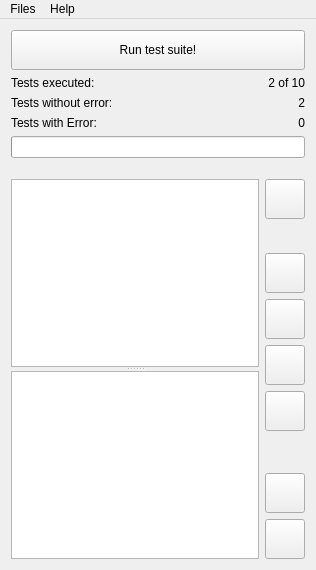
<?xml version="1.0" encoding="UTF-8"?>
<ui version="4.0">
 <class>MainWindow</class>
 <widget class="QMainWindow" name="MainWindow">
  <property name="geometry">
   <rect>
    <x>0</x>
    <y>0</y>
    <width>316</width>
    <height>570</height>
   </rect>
  </property>
  <property name="windowTitle">
   <string notr="true">QTRunner</string>
  </property>
  <widget class="QWidget" name="centralWidget">
   <layout class="QGridLayout" name="gridLayout">
    <item row="0" column="0">
     <layout class="QVBoxLayout" name="verticalLayout_2">
      <item>
       <widget class="QPushButton" name="pushButtonRunTestSuite">
        <property name="minimumSize">
         <size>
          <width>0</width>
          <height>40</height>
         </size>
        </property>
        <property name="maximumSize">
         <size>
          <width>16777215</width>
          <height>40</height>
         </size>
        </property>
        <property name="text">
         <string>Run test suite!</string>
        </property>
        <property name="icon">
         <iconset resource="QTRunner.qrc">
          <normaloff>:/images/images/button_play.png</normaloff>:/images/images/button_play.png</iconset>
        </property>
        <property name="iconSize">
         <size>
          <width>32</width>
          <height>32</height>
         </size>
        </property>
       </widget>
      </item>
      <item>
       <layout class="QFormLayout" name="formLayout">
        <property name="fieldGrowthPolicy">
         <enum>QFormLayout::AllNonFixedFieldsGrow</enum>
        </property>
        <item row="0" column="0">
         <widget class="QLabel" name="labelTests">
          <property name="text">
           <string>Tests executed:</string>
          </property>
         </widget>
        </item>
        <item row="0" column="1">
         <widget class="QLabel" name="labelTestExecutableCounter">
          <property name="text">
           <string>2 of 10</string>
          </property>
          <property name="alignment">
           <set>Qt::AlignRight|Qt::AlignTrailing|Qt::AlignVCenter</set>
          </property>
         </widget>
        </item>
        <item row="1" column="0">
         <widget class="QLabel" name="labelOk">
          <property name="text">
           <string>Tests without error:</string>
          </property>
         </widget>
        </item>
        <item row="1" column="1">
         <widget class="QLabel" name="labelOKCount">
          <property name="text">
           <string>2</string>
          </property>
          <property name="alignment">
           <set>Qt::AlignRight|Qt::AlignTrailing|Qt::AlignVCenter</set>
          </property>
         </widget>
        </item>
        <item row="2" column="0">
         <widget class="QLabel" name="labelNOK">
          <property name="text">
           <string>Tests with Error:</string>
          </property>
         </widget>
        </item>
        <item row="2" column="1">
         <widget class="QLabel" name="labelNOKCount">
          <property name="text">
           <string>0</string>
          </property>
          <property name="alignment">
           <set>Qt::AlignRight|Qt::AlignTrailing|Qt::AlignVCenter</set>
          </property>
         </widget>
        </item>
       </layout>
      </item>
      <item>
       <widget class="QProgressBar" name="progressBar">
        <property name="value">
         <number>0</number>
        </property>
        <property name="textVisible">
         <bool>false</bool>
        </property>
        <property name="format">
         <string notr="true"/>
        </property>
       </widget>
      </item>
      <item>
       <spacer name="verticalSpacer">
        <property name="orientation">
         <enum>Qt::Vertical</enum>
        </property>
        <property name="sizeType">
         <enum>QSizePolicy::Fixed</enum>
        </property>
        <property name="sizeHint" stdset="0">
         <size>
          <width>20</width>
          <height>15</height>
         </size>
        </property>
       </spacer>
      </item>
     </layout>
    </item>
    <item row="1" column="0">
     <layout class="QHBoxLayout" name="horizontalLayout">
      <item>
       <widget class="QSplitter" name="splitter">
        <property name="orientation">
         <enum>Qt::Vertical</enum>
        </property>
        <widget class="QTableWidget" name="tableWidget">
         <property name="editTriggers">
          <set>QAbstractItemView::NoEditTriggers</set>
         </property>
         <property name="selectionMode">
          <enum>QAbstractItemView::SingleSelection</enum>
         </property>
         <property name="selectionBehavior">
          <enum>QAbstractItemView::SelectRows</enum>
         </property>
         <property name="showGrid">
          <bool>false</bool>
         </property>
         <attribute name="horizontalHeaderVisible">
          <bool>false</bool>
         </attribute>
         <attribute name="horizontalHeaderCascadingSectionResizes">
          <bool>false</bool>
         </attribute>
         <attribute name="horizontalHeaderHighlightSections">
          <bool>false</bool>
         </attribute>
        </widget>
        <widget class="QTextEdit" name="textEdit">
         <property name="readOnly">
          <bool>true</bool>
         </property>
        </widget>
       </widget>
      </item>
      <item>
       <layout class="QVBoxLayout" name="verticalLayout">
        <item>
         <widget class="QPushButton" name="pushButtonRunSingleTest">
          <property name="minimumSize">
           <size>
            <width>40</width>
            <height>40</height>
           </size>
          </property>
          <property name="maximumSize">
           <size>
            <width>40</width>
            <height>40</height>
           </size>
          </property>
          <property name="toolTip">
           <string>Run selected!</string>
          </property>
          <property name="text">
           <string notr="true"/>
          </property>
          <property name="icon">
           <iconset resource="QTRunner.qrc">
            <normaloff>:/images/images/button_play.png</normaloff>:/images/images/button_play.png</iconset>
          </property>
          <property name="iconSize">
           <size>
            <width>32</width>
            <height>32</height>
           </size>
          </property>
         </widget>
        </item>
        <item>
         <spacer name="verticalSpacer_3">
          <property name="orientation">
           <enum>Qt::Vertical</enum>
          </property>
          <property name="sizeType">
           <enum>QSizePolicy::Fixed</enum>
          </property>
          <property name="sizeHint" stdset="0">
           <size>
            <width>20</width>
            <height>28</height>
           </size>
          </property>
         </spacer>
        </item>
        <item>
         <widget class="QPushButton" name="pushButtonAddTest">
          <property name="minimumSize">
           <size>
            <width>40</width>
            <height>40</height>
           </size>
          </property>
          <property name="maximumSize">
           <size>
            <width>40</width>
            <height>40</height>
           </size>
          </property>
          <property name="toolTip">
           <string>Add test...</string>
          </property>
          <property name="text">
           <string notr="true"/>
          </property>
          <property name="icon">
           <iconset resource="QTRunner.qrc">
            <normaloff>:/images/images/button_add.png</normaloff>:/images/images/button_add.png</iconset>
          </property>
          <property name="iconSize">
           <size>
            <width>32</width>
            <height>32</height>
           </size>
          </property>
         </widget>
        </item>
        <item>
         <widget class="QPushButton" name="pushButtonRemoveTest">
          <property name="minimumSize">
           <size>
            <width>40</width>
            <height>40</height>
           </size>
          </property>
          <property name="maximumSize">
           <size>
            <width>40</width>
            <height>40</height>
           </size>
          </property>
          <property name="toolTip">
           <string>Remove test</string>
          </property>
          <property name="text">
           <string notr="true"/>
          </property>
          <property name="icon">
           <iconset resource="QTRunner.qrc">
            <normaloff>:/images/images/button_remove.png</normaloff>:/images/images/button_remove.png</iconset>
          </property>
          <property name="iconSize">
           <size>
            <width>32</width>
            <height>32</height>
           </size>
          </property>
         </widget>
        </item>
        <item>
         <widget class="QPushButton" name="pushButtonUp">
          <property name="sizePolicy">
           <sizepolicy hsizetype="Minimum" vsizetype="Fixed">
            <horstretch>0</horstretch>
            <verstretch>0</verstretch>
           </sizepolicy>
          </property>
          <property name="minimumSize">
           <size>
            <width>40</width>
            <height>40</height>
           </size>
          </property>
          <property name="maximumSize">
           <size>
            <width>40</width>
            <height>40</height>
           </size>
          </property>
          <property name="toolTip">
           <string>Move test up</string>
          </property>
          <property name="text">
           <string notr="true"/>
          </property>
          <property name="icon">
           <iconset resource="QTRunner.qrc">
            <normaloff>:/images/images/button_up.png</normaloff>:/images/images/button_up.png</iconset>
          </property>
          <property name="iconSize">
           <size>
            <width>32</width>
            <height>32</height>
           </size>
          </property>
         </widget>
        </item>
        <item>
         <widget class="QPushButton" name="pushButtonDown">
          <property name="minimumSize">
           <size>
            <width>40</width>
            <height>40</height>
           </size>
          </property>
          <property name="maximumSize">
           <size>
            <width>40</width>
            <height>40</height>
           </size>
          </property>
          <property name="toolTip">
           <string>Move test down</string>
          </property>
          <property name="text">
           <string notr="true"/>
          </property>
          <property name="icon">
           <iconset resource="QTRunner.qrc">
            <normaloff>:/images/images/button_down.png</normaloff>:/images/images/button_down.png</iconset>
          </property>
          <property name="iconSize">
           <size>
            <width>32</width>
            <height>32</height>
           </size>
          </property>
         </widget>
        </item>
        <item>
         <spacer name="verticalSpacer_4">
          <property name="orientation">
           <enum>Qt::Vertical</enum>
          </property>
          <property name="sizeType">
           <enum>QSizePolicy::Fixed</enum>
          </property>
          <property name="sizeHint" stdset="0">
           <size>
            <width>20</width>
            <height>28</height>
           </size>
          </property>
         </spacer>
        </item>
        <item>
         <spacer name="verticalSpacer_2">
          <property name="orientation">
           <enum>Qt::Vertical</enum>
          </property>
          <property name="sizeHint" stdset="0">
           <size>
            <width>20</width>
            <height>0</height>
           </size>
          </property>
         </spacer>
        </item>
        <item>
         <widget class="QPushButton" name="pushButtonConfigureTest">
          <property name="minimumSize">
           <size>
            <width>40</width>
            <height>40</height>
           </size>
          </property>
          <property name="maximumSize">
           <size>
            <width>40</width>
            <height>40</height>
           </size>
          </property>
          <property name="toolTip">
           <string>Configure...</string>
          </property>
          <property name="text">
           <string notr="true"/>
          </property>
          <property name="icon">
           <iconset resource="QTRunner.qrc">
            <normaloff>:/images/images/button_configure.png</normaloff>:/images/images/button_configure.png</iconset>
          </property>
          <property name="iconSize">
           <size>
            <width>32</width>
            <height>32</height>
           </size>
          </property>
         </widget>
        </item>
        <item>
         <widget class="QPushButton" name="pushButtonResetResults">
          <property name="minimumSize">
           <size>
            <width>40</width>
            <height>40</height>
           </size>
          </property>
          <property name="maximumSize">
           <size>
            <width>40</width>
            <height>40</height>
           </size>
          </property>
          <property name="toolTip">
           <string>Reset results</string>
          </property>
          <property name="text">
           <string notr="true"/>
          </property>
          <property name="icon">
           <iconset resource="QTRunner.qrc">
            <normaloff>:/images/images/button_reset.png</normaloff>:/images/images/button_reset.png</iconset>
          </property>
          <property name="iconSize">
           <size>
            <width>32</width>
            <height>32</height>
           </size>
          </property>
         </widget>
        </item>
       </layout>
      </item>
     </layout>
    </item>
   </layout>
  </widget>
  <widget class="QMenuBar" name="menuBar">
   <property name="geometry">
    <rect>
     <x>0</x>
     <y>0</y>
     <width>316</width>
     <height>21</height>
    </rect>
   </property>
   <widget class="QMenu" name="menuFiles">
    <property name="title">
     <string>Files</string>
    </property>
    <addaction name="actionNew"/>
    <addaction name="actionOpen_project"/>
    <addaction name="actionRecent_projects"/>
    <addaction name="separator"/>
    <addaction name="actionSave_project"/>
    <addaction name="actionSave_project_as"/>
    <addaction name="separator"/>
    <addaction name="actionQuit"/>
   </widget>
   <widget class="QMenu" name="menuHelp">
    <property name="title">
     <string>Help</string>
    </property>
    <addaction name="actionAbout_QTRunner"/>
    <addaction name="separator"/>
    <addaction name="actionCheck_for_updates"/>
   </widget>
   <addaction name="menuFiles"/>
   <addaction name="menuHelp"/>
  </widget>
  <action name="actionNew">
   <property name="icon">
    <iconset resource="QTRunner.qrc">
     <normaloff>:/images/images/filenew.png</normaloff>:/images/images/filenew.png</iconset>
   </property>
   <property name="text">
    <string>New project</string>
   </property>
  </action>
  <action name="actionOpen_project">
   <property name="icon">
    <iconset resource="QTRunner.qrc">
     <normaloff>:/images/images/fileopen.png</normaloff>:/images/images/fileopen.png</iconset>
   </property>
   <property name="text">
    <string>Open project...</string>
   </property>
  </action>
  <action name="actionSave_project">
   <property name="icon">
    <iconset resource="QTRunner.qrc">
     <normaloff>:/images/images/filesave.png</normaloff>:/images/images/filesave.png</iconset>
   </property>
   <property name="text">
    <string>Save project</string>
   </property>
  </action>
  <action name="actionSave_project_as">
   <property name="icon">
    <iconset resource="QTRunner.qrc">
     <normaloff>:/images/images/filesaveas.png</normaloff>:/images/images/filesaveas.png</iconset>
   </property>
   <property name="text">
    <string>Save project as...</string>
   </property>
  </action>
  <action name="actionQuit">
   <property name="icon">
    <iconset resource="QTRunner.qrc">
     <normaloff>:/images/images/exit.png</normaloff>:/images/images/exit.png</iconset>
   </property>
   <property name="text">
    <string>Quit</string>
   </property>
   <property name="shortcut">
    <string>Alt+F4</string>
   </property>
   <property name="shortcutContext">
    <enum>Qt::ApplicationShortcut</enum>
   </property>
  </action>
  <action name="actionAbout_QTRunner">
   <property name="icon">
    <iconset resource="QTRunner.qrc">
     <normaloff>:/images/images/QTRunner.png</normaloff>:/images/images/QTRunner.png</iconset>
   </property>
   <property name="text">
    <string>About QTRunner...</string>
   </property>
  </action>
  <action name="actionCheck_for_updates">
   <property name="icon">
    <iconset resource="QTRunner.qrc">
     <normaloff>:/images/images/globe.png</normaloff>:/images/images/globe.png</iconset>
   </property>
   <property name="text">
    <string>Check for updates...</string>
   </property>
  </action>
  <action name="actionUsed_Qt_version">
   <property name="icon">
    <iconset>
     <normaloff>:/images/images/qt.png</normaloff>:/images/images/qt.png</iconset>
   </property>
   <property name="text">
    <string>Used Qt version...</string>
   </property>
  </action>
  <action name="actionRecent_projects">
   <property name="text">
    <string>Recent projects...</string>
   </property>
  </action>
 </widget>
 <layoutdefault spacing="6" margin="11"/>
 <resources>
  <include location="QTRunner.qrc"/>
 </resources>
 <connections>
  <connection>
   <sender>actionQuit</sender>
   <signal>triggered()</signal>
   <receiver>MainWindow</receiver>
   <slot>close()</slot>
   <hints>
    <hint type="sourcelabel">
     <x>-1</x>
     <y>-1</y>
    </hint>
    <hint type="destinationlabel">
     <x>200</x>
     <y>263</y>
    </hint>
   </hints>
  </connection>
 </connections>
</ui>
